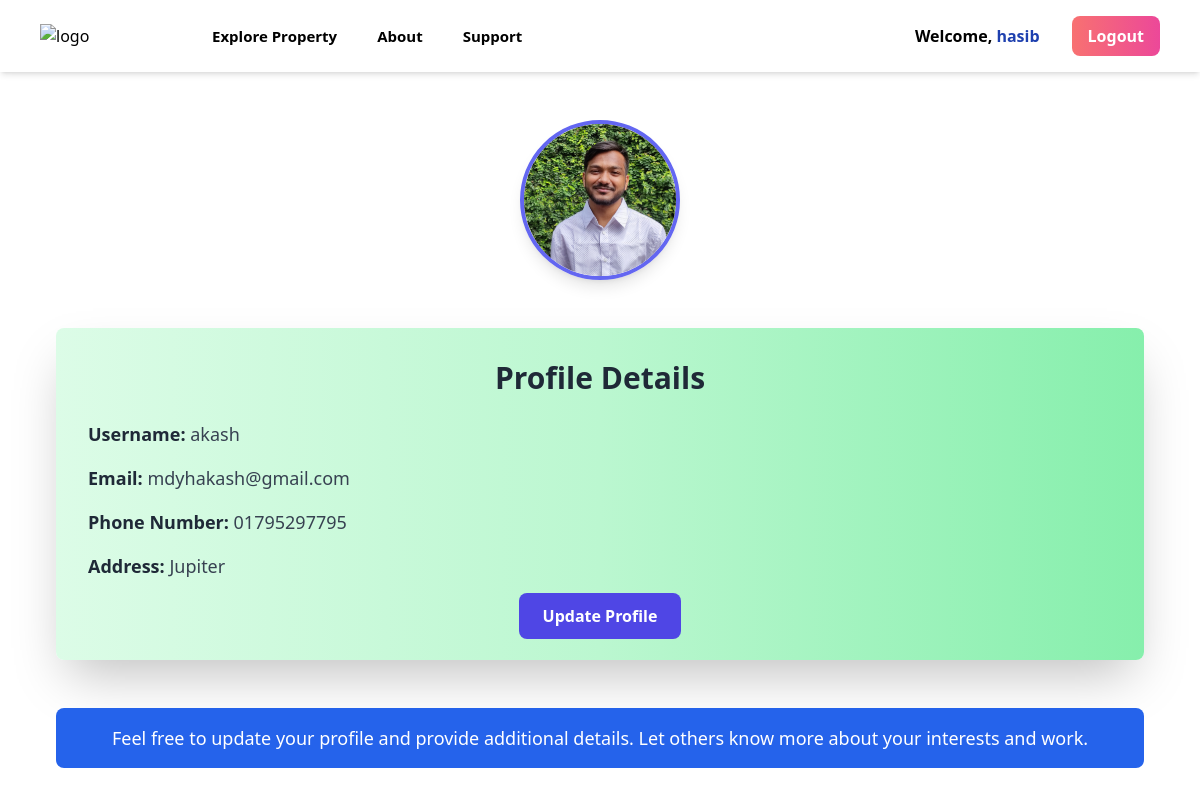
Screenshot of /profile/akash (signed in) with the database file from the repository.
### rental/models.py (models this page shows, shortened)
class User_Profile(models.Model):
    USER_TYPE_CHOICES = [
        ('general', 'General User'),
        ('landlord', 'Landlord'),
    ]
    username = models.CharField(max_length=150, unique=True)
    password = models.CharField(max_length=128)
    email = models.EmailField(unique=True)
    phone = models.CharField(max_length=15, null=True, blank=True)
    join_date = models.DateField(auto_now=True)
    address = models.TextField(max_length=200, blank=True, null=True)
    profile_image = models.ImageField(upload_to='profiles/', null=True, blank=True, default='profiles/default_profile.png')
    user_type = models.CharField(
        max_length=10,
        choices=USER_TYPE_CHOICES,
        default='general'
    )

### rental/views.py (the view)
# urls.py: path('profile/<str:username>', prop_views.profile, name='profile'),
@login_required
def profile(request, username):
    user_profile = get_object_or_404(User_Profile, username=username)
    return render(request, 'profile.html', {'user_profile': user_profile})

### templates/profile.html (shortened to what this page needs)
{% extends 'base.html' %}
    {% block content %}
    <div class="max-w-6xl mx-auto px-4 sm:px-6 lg:px-8 py-12">
      <div class="flex justify-center items-center mb-12">
        <div class="relative w-40 h-40 rounded-full overflow-hidden border-4 border-indigo-500 shadow-lg">
          <img
            src="{{ user_profile.profile_image.url }}"
            alt="Profile Image"
            class="w-full h-full object-cover"
          />
        </div>
      </div>
      <div class="bg-gradient-to-r from-green-100 via-green-200 to-green-300 shadow-2xl rounded-lg p-8 mb-6">
        <h3 class="text-3xl font-bold text-gray-800 mb-6 text-center">Profile Details</h3>
        <div class="space-y-4 text-lg text-gray-700">
          <div>
            <strong class="text-gray-800">Username:</strong> {{ user_profile.username }}
          </div>
          <div>
            <strong class="text-gray-800">Email:</strong> {{ user_profile.email }}
          </div>
          <div>
            <strong class="text-gray-800">Phone Number:</strong> {{ user_profile.phone }}
          </div>
          <div>
            <strong class="text-gray-800">Address:</strong> {{ user_profile.address }}
          </div>
        </div>
        <div class="mt-6 text-center">
          <a
            href="{% url 'update_user' user_profile.id %}"
            class="bg-indigo-600 hover:bg-indigo-700 text-white font-semibold py-3 px-6 rounded-lg transition duration-300 ease-in-out transform hover:scale-105 focus:outline-none focus:shadow-outline"
          >
            Update Profile
          </a>
        </div>
      </div>
      <div class="bg-blue-600 text-white text-center py-4 mt-12 rounded-lg">
        <p class="text-lg">Feel free to update your profile and provide additional details. Let others know more about your interests and work.</p>
      </div>
    </div>
    {% endblock %}

### templates/base.html (shortened to what this page needs)
<!DOCTYPE html>
<html lang="en">
  <head>
    <script src="https://cdn.tailwindcss.com"></script>
  </head>
  <body>
    <header
      class="shadow-md sticky top-0 z-50 py-4 px-4 sm:px-10 bg-white bg-opacity-75 backdrop-blur-lg"
    >
      <div class="flex flex-wrap items-center gap-4">
        <a href="/"
          ><img
            src="https://i.postimg.cc/tgGNm4r3/propops-logo.png"
            alt="logo"
            class="w-24"
          />
        </a>
        <div class="flex ml-auto lg:order-1">
          {% if user.is_authenticated %}
          <span class="px-4 py-2 text-md rounded-lg font-semibold text-black">
            Welcome,
            <a href="{% url 'profile' user.username %}" class="text-blue-800"
              >{{ user.username }}</a
            >
          </span>
          <a
            href="{% url 'signout' %}"
            class="px-4 py-2 text-md rounded-lg font-semibold text-white bg-gradient-to-r from-red-400 to-pink-500 transition-all ease-in-out duration-300 hover:from-pink-500 hover:to-yellow-500 ml-4"
          >
            Logout
          </a>
          {% endif %}
        </div>
        <ul
          class="flex lg:ml-12 lg:space-x-4 max-lg:space-y-2 max-lg:block max-lg:w-full"
        >
          <li class="max-lg:border-b max-lg:py-2 px-3 max-lg:rounded">
            <a
              href="{% url 'property' %}"
              class="lg:hover:text-[#007bff] text-black block font-semibold text-[15px]"
              >Explore Property</a
            >
          </li>
          <li class="max-lg:border-b max-lg:py-2 px-3 max-lg:rounded">
            <a
              href="{%url 'about_us' %}"
              class="lg:hover:text-[#007bff] text-black block font-semibold text-[15px]"
              >About</a
            >
          </li>
          <li class="max-lg:border-b max-lg:py-2 px-3 max-lg:rounded">
            <a
              href="{%url 'support' %}"
              class="lg:hover:text-[#007bff] text-black block font-semibold text-[15px]"
              >Support</a
            >
          </li>
        </ul>
      </div>
    </header>
    <div>{% block content %} {% endblock %}</div>
  </body>
</html>

### rows the page displays
User_Profile: profile_image (picture), username "akash", email "mdyhakash@gmail.com", phone "01795297795", address "Jupiter"

### other values shown
{{ user.username }} "hasib"
